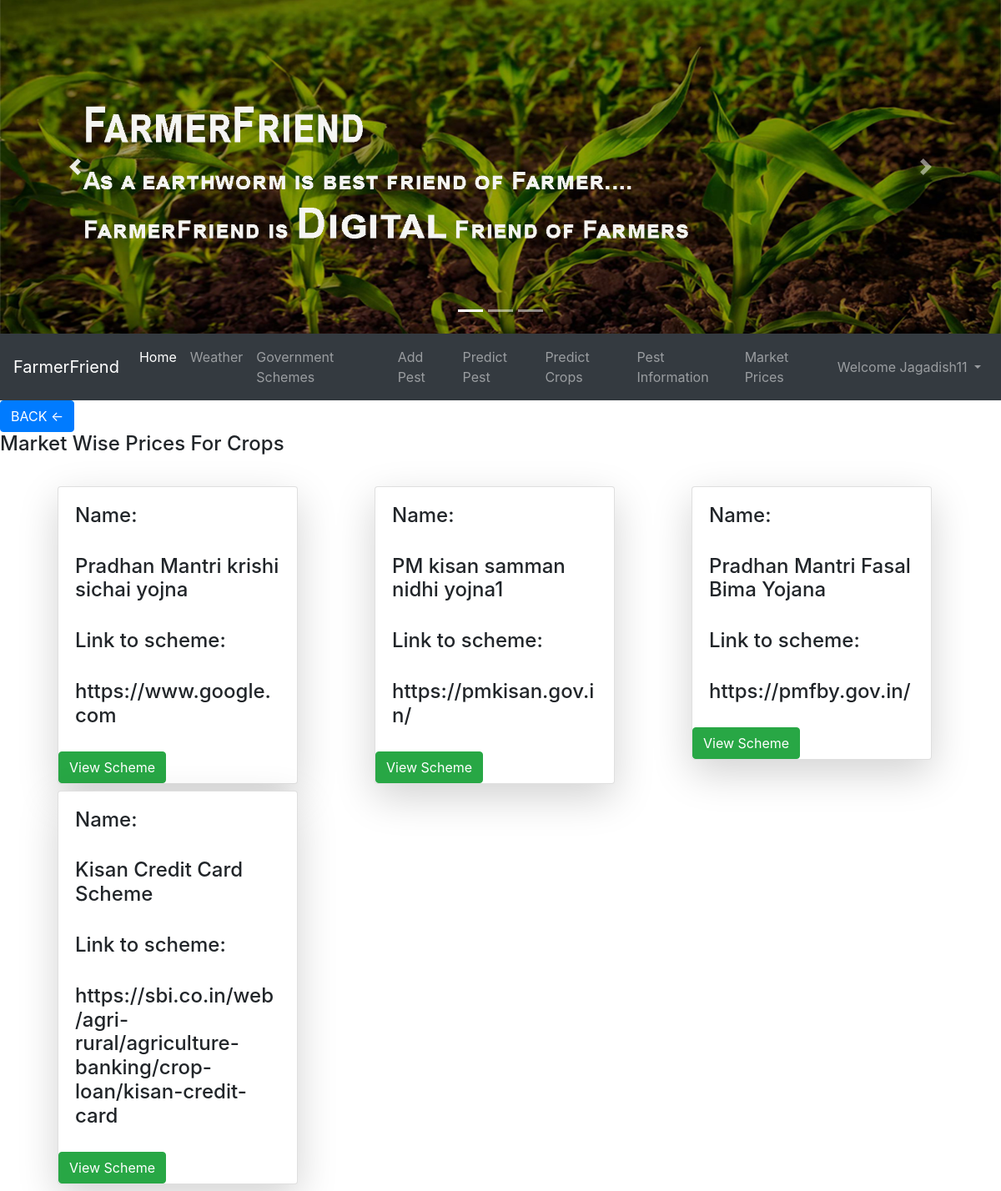
Screenshot of /govtschemes (signed in) with the database file from the repository.
### accounts/models.py (models this page shows, shortened)
class LoanSchemeForFarmers(models.Model):
    loan_id=models.AutoField
    info=models.TextField()
    scheme_name=models.CharField(max_length=200)

### accounts/views.py (the view)
# urls.py: path('govtschemes', views.govtschemes,name='govtschemes'),
def govtschemes(request):
    l=LoanSchemeForFarmers.objects.values('scheme_name','info')
    lis=[]
    for i in l:
        lis.append(i)
    dic={'dic':lis}
    print(dic)
    return render(request,'accounts/govschemes.html',dic)

### accounts/templates/accounts/govschemes.html (shortened to what this page needs)
{% extends 'accounts/FarmerPage.html' %} {% block css %} {% endblock %} {% block body %} {% if dic %}
<a href="predictMPG"><button class="btn btn-primary cart">BACK <-</button></a>
<h4 class="card-title">Market Wise Prices For Crops</h4>
<br>
<div class="container">
    <div class="row ">
        {% for i in dic %}
        <div class="col-sm-4">
            <div class="card shadow-lg mb-2 bg-white rounded ml-4" style="width: 18rem;">
                <div class="card-body">
                    <h4>Name: </h4>
                    <br>
                    <h4>{{i.scheme_name}}</h4>
                    <br>
                    <h4>Link to scheme:</h4>
                    <br>
                    <h4>{{i.info}}</h4>
                </div>
                <form action="/schemepmkisan" method="post">
                    <button type="submit" value="submit" class="btn btn-success scart">View Scheme</button>
                </form>
            </div>
        </div>
        {% endfor %}
    </div>
</div>
{% endif %} {% endblock %} {% block js %} {% endblock %}

### accounts/templates/accounts/FarmerPage.html (shortened to what this page needs)
<!doctype html>
<html lang="en">
<head>
    <link rel="stylesheet" href="https://stackpath.bootstrapcdn.com/bootstrap/4.5.0/css/bootstrap.min.css">
</head>
<body>
    <div id="carouselExampleIndicators" class="carousel slide" data-ride="carousel">
        <ol class="carousel-indicators">
            <li data-target="#carouselExampleIndicators" data-slide-to="0" class="active"></li>
            <li data-target="#carouselExampleIndicators" data-slide-to="1"></li>
            <li data-target="#carouselExampleIndicators" data-slide-to="2"></li>
        </ol>
        <div class="carousel-inner">
            {% load static %}
            <div class="carousel-item active">
                <img src="/media/homepage/farmer.jpg" height="400" class="d-block w-100" alt="...">
            </div>
        </div>
        <a class="carousel-control-prev" href="#carouselExampleIndicators" role="button" data-slide="prev">
            <span class="carousel-control-prev-icon" aria-hidden="true"></span>
        </a>
        <a class="carousel-control-next" href="#carouselExampleIndicators" role="button" data-slide="next">
            <span class="carousel-control-next-icon" aria-hidden="true"></span>
        </a>
    </div>
    <nav class="navbar navbar-expand-lg navbar-dark bg-dark">
        <a class="navbar-brand" href="#">FarmerFriend</a>
        <div class="collapse navbar-collapse" id="navbarSupportedContent">
            <ul class="navbar-nav mr-auto">
                <li class="nav-item active">
                    <a class="nav-link" href="#">Home <span class="sr-only">(current)</span></a>
                </li>
                <li class="nav-item">
                    <a class="nav-link" href="/Weather">Weather</a>
                </li>
                <li class="nav-item">
                    <a class="nav-link" href="/govtschemes">Government Schemes</a>
                </li>
                <li class="nav-item">
                    <a class="nav-link" href="/addpest">Add Pest</a>
                </li>
                <li class="nav-item">
                    <a class="nav-link" href="/predictpest">Predict Pest</a>
                </li>
                <li class="nav-item">
                    <a class="nav-link" href="/predictMPG">Predict Crops</a>
                </li>
                <li class="nav-item">
                    <a class="nav-link" href="/pestinformation">Pest Information</a>
                </li>
                <li class="nav-item">
                    <a class="nav-link" href="/marketforuser">Market Prices</a>
                </li>
            </ul>
            {% if user.is_authenticated %}
            <ul class="navbar-nav">
                <li class="nav-item dropdown">
                    <a class="nav-link dropdown-toggle" href="#" id="navbarDropdown" role="button" data-toggle="dropdown" aria-haspopup="true" aria-expanded="false">
          Welcome {{request.user}}
        </a>
                </li>
            </ul>
            {% endif %}
        </div>
    </nav>
     {% block body %} {% endblock %}
</body>
</html>

### rows the page displays
LoanSchemeForFarmers: scheme_name "Pradhan Mantri krishi sichai yojna", info "https://www.google.com"
LoanSchemeForFarmers: scheme_name "PM kisan samman nidhi yojna1", info "https://pmkisan.gov.in/"
LoanSchemeForFarmers: scheme_name "Pradhan Mantri Fasal Bima Yojana", info "https://pmfby.gov.in/"
LoanSchemeForFarmers: scheme_name "Kisan Credit Card Scheme", info "https://sbi.co.in/web/agri-rural/agriculture-banking/crop-loan/kisan-credit-card"

### other values shown
{{ request.user }} "Jagadish11"
